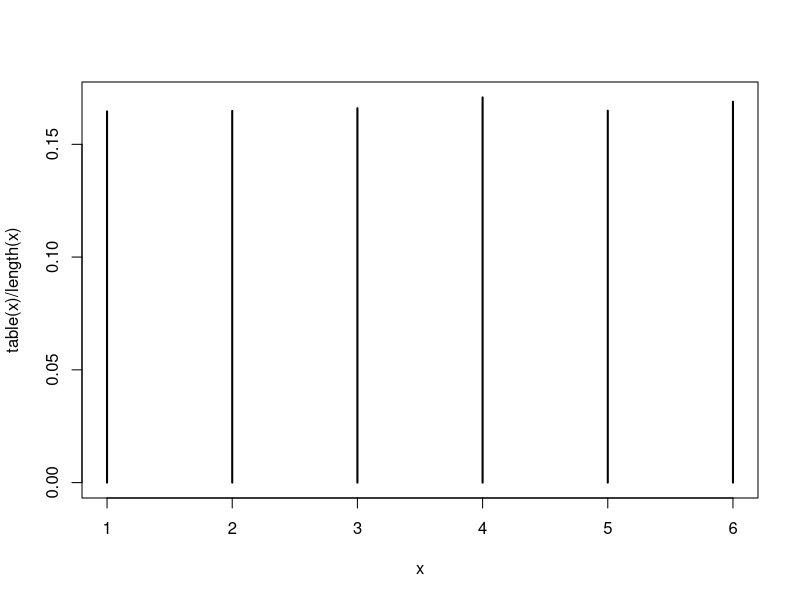
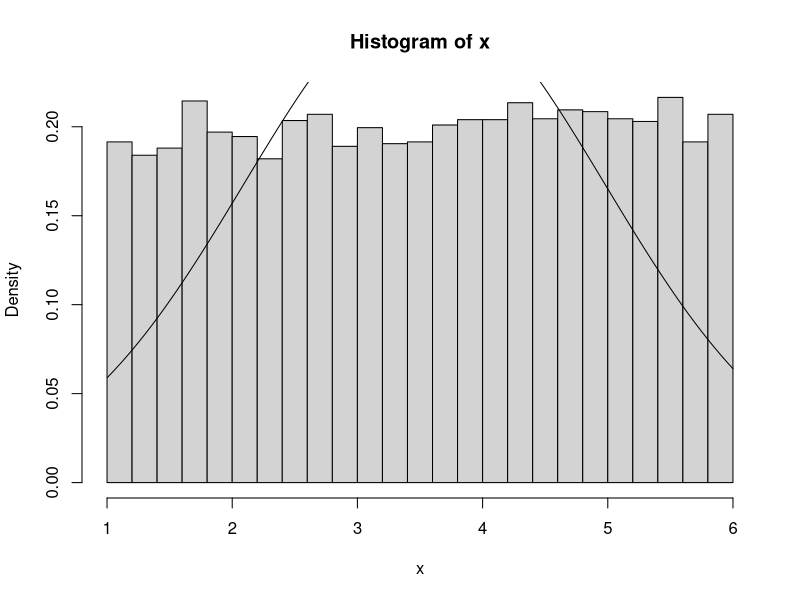
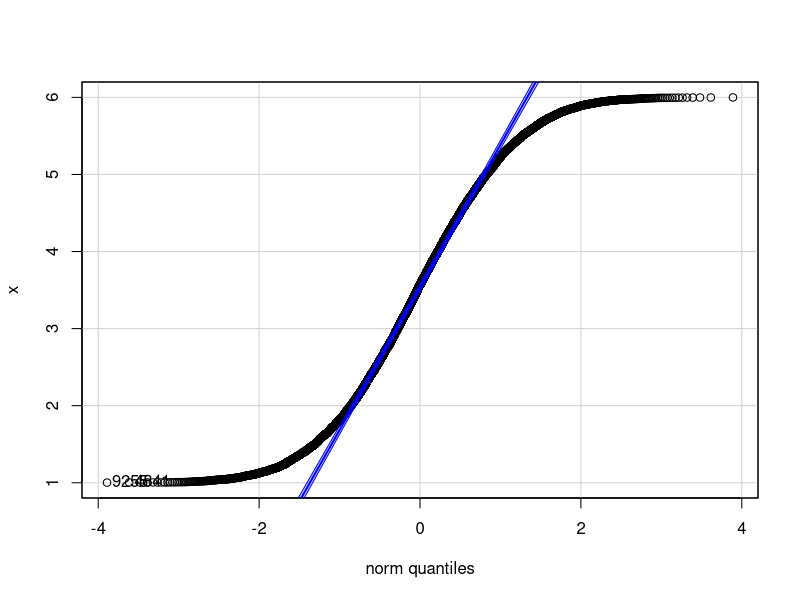

The R script that drew these images, in order:
x = rep(NA, 10000)
wid = 1
for (i in 1:length(x)){
  x[i] = mean(sample(1:6, wid, replace = TRUE))
}
mean(x) 
var(x)
plot(table(x)/length(x), type='h')


x = rep(NA, 10000)
wid = 1
for (i in 1:length(x)){
  x[i] = mean(runif(wid, 1, 6))
}
mean(x)

mean(runif(100000,1,6)) # (6-1)/2
var(x) 
var(runif(100000,1,6)) # (6-1)^2/12 = 25/12 = 2.083
2.08 / 100
sqrt(2.08/100) 
sd(runif(100000,1,6))/10

hist(x, freq = FALSE, 30)

xs = seq(min(x),max(x),length.out = 100)
lines(xs,dnorm(xs,mean(x),sd(x)))

library(car)
qqPlot(x)
